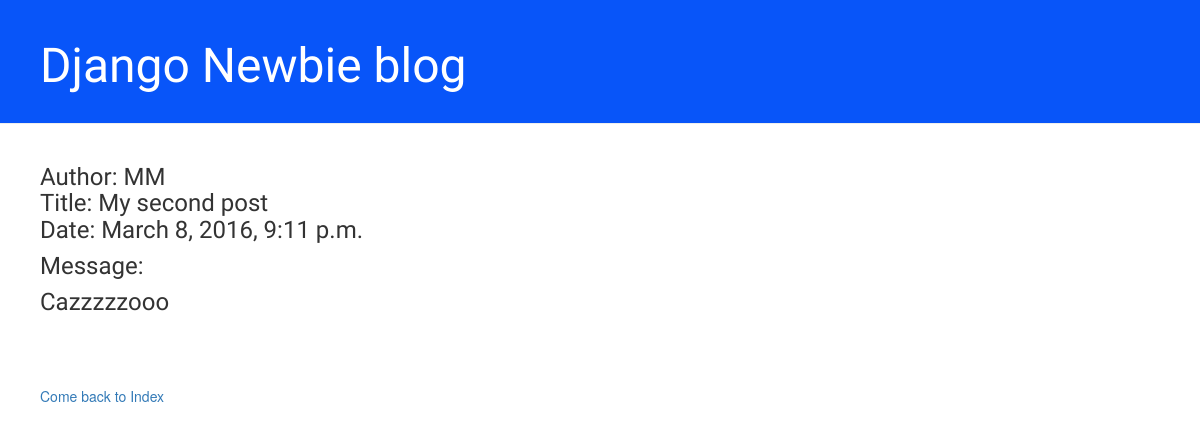
The app's page /blog/2/ with its own data.
### blog/models.py (models this page shows, shortened)
class Post(models.Model):
    title = models.CharField(max_length=200)
    body = models.TextField()
    created_date = models.DateTimeField(auto_now_add=True, auto_now=False)
    update_date = models.DateTimeField(auto_now_add=False, auto_now=True)
    author = models.ForeignKey(Author)
    categories = models.ManyToManyField(Category)
    tags = models.ManyToManyField(Tag)

class Author(models.Model):
    name = models.CharField(max_length = 50)
    email = models.EmailField(unique = True)
    bio = models.TextField()
    def __str__(self):
        return self.name

### blog/views.py (the view)
# urls.py: url(r'^blog/(?P<id>\d+)/$', views.detail, name='detail'),
def detail(request, id):
    post = get_object_or_404(Post, pk=id)
    return render(request, 'blog/detail.html', { 'post' : post} )

### blog/templates/blog/detail.html
{% extends 'base.html' %}
{% block content %}
<div class="post">
    <h3>Author: {{ post.author}} <br>
    Title: {{post.title}} <br>
    Date: {{post.created_date}} <p>
    <p>Message: <br>{{post.body | linebreaks}}</p></h3>
</div>
<a href="{% url 'blog:index' %}"> Come back to Index</a>
{% endblock content %}

### blog/static/css/blog.css (style rules this page uses)
h1, h2, h3, h4 { font-family: 'Bad Script', cursive; }
.post { margin-bottom: 70px; }

### records on screen
Post: author "MM", title "My second post", created_date "March 8, 2016, 9:11 p.m.", body "Cazzzzzooo"
